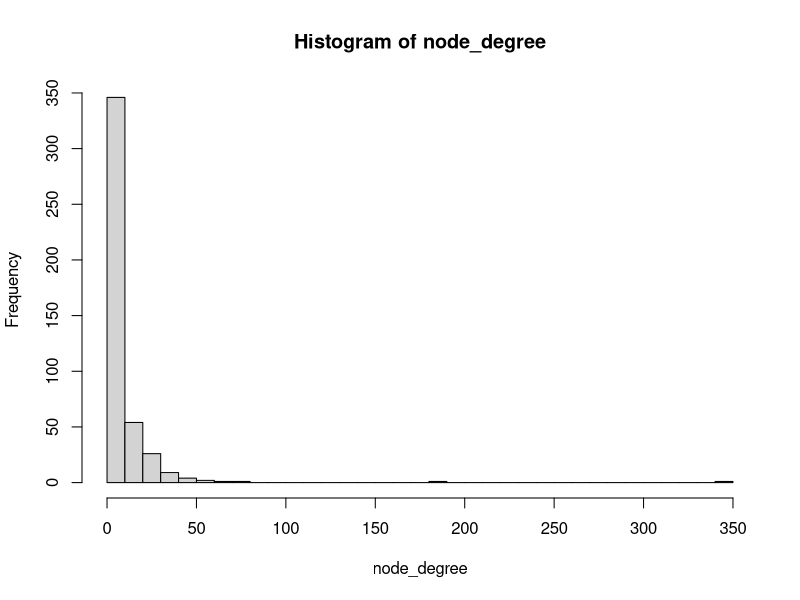
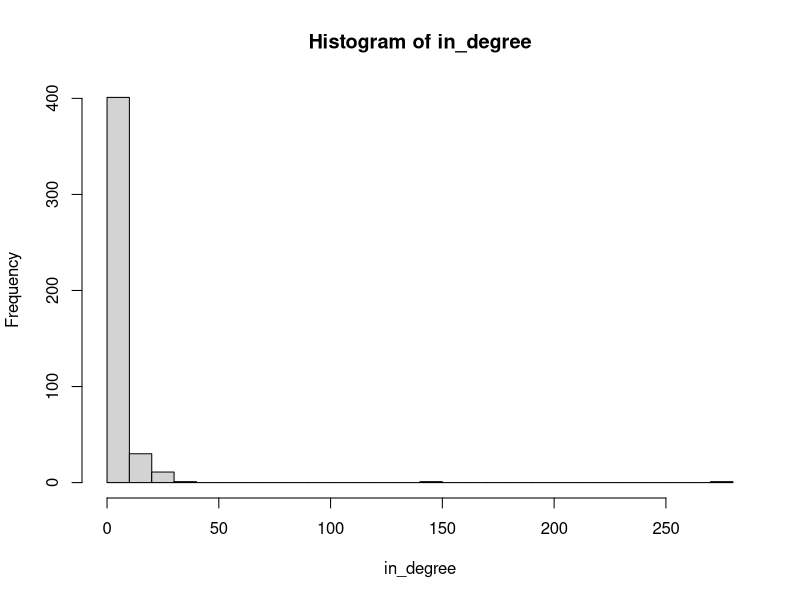
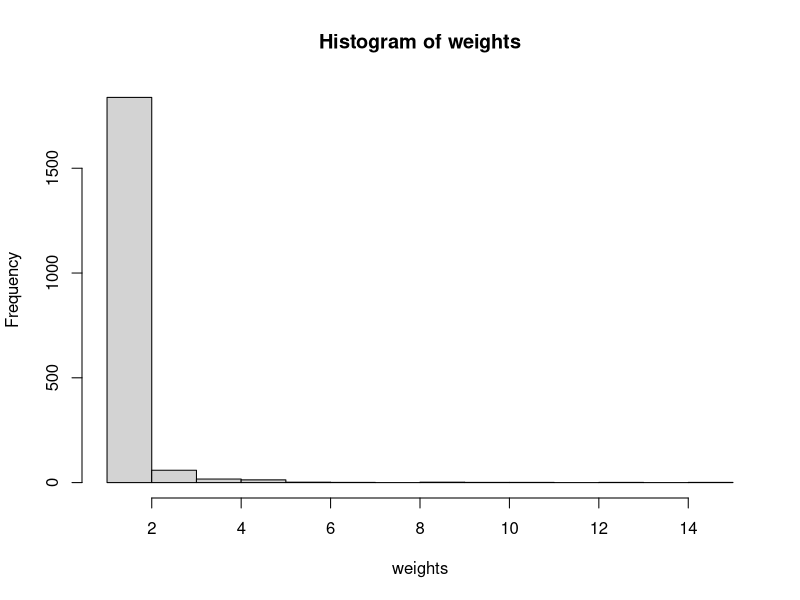
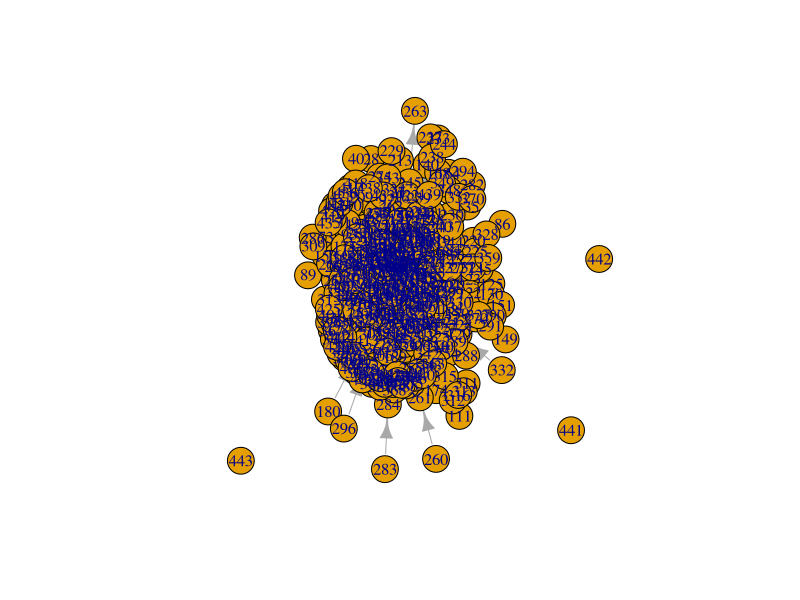
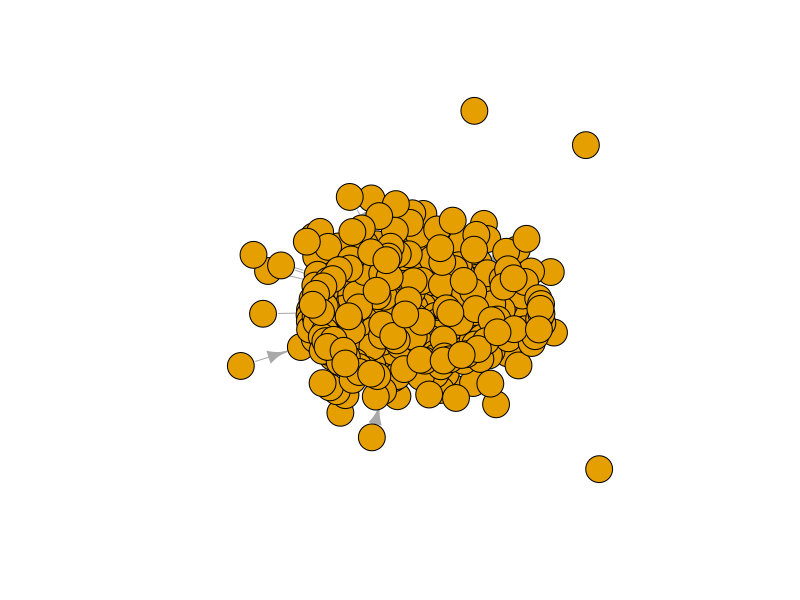
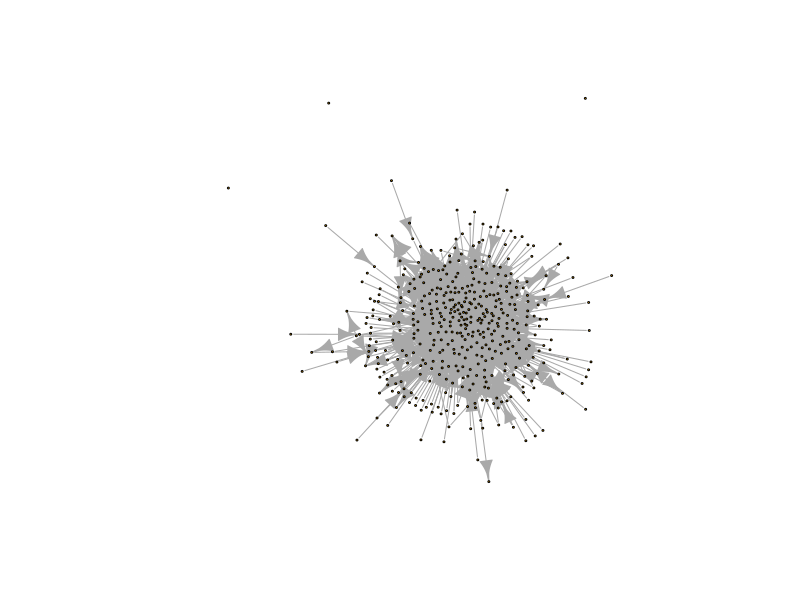
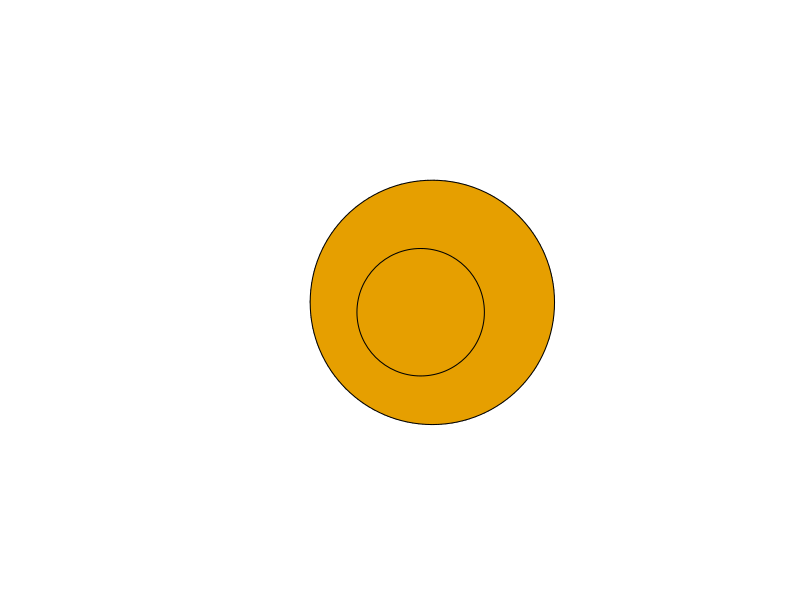
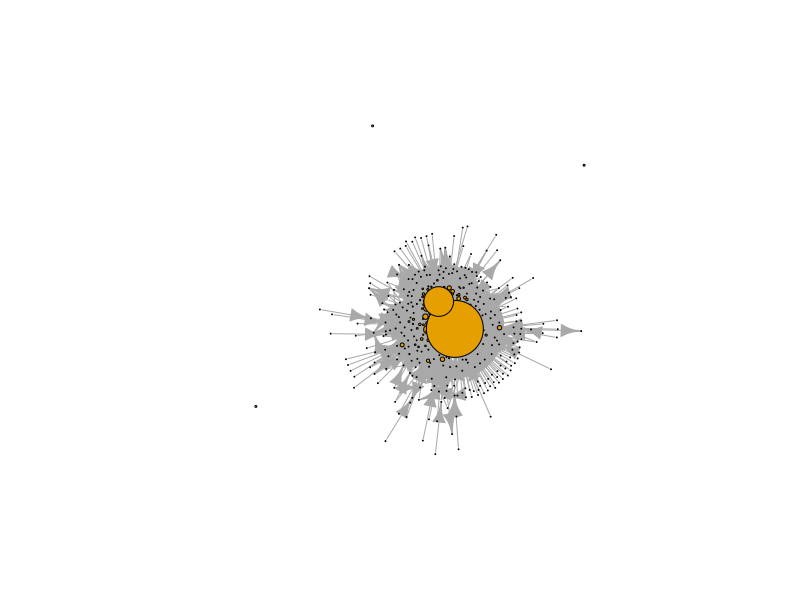

R code for these plots, in order:
## ---- chunk 1
knitr::opts_chunk$set(echo = TRUE)
## ---- chunk 2
library(tidyverse)
## ---- chunk 3
library(igraph)
## ---- chunk 4
ties <- read_csv("data/dlt1-edgelist.csv", 
                 col_types = cols(Sender = col_character(), 
                                  Receiver = col_character(), 
                                  `Category Text` = col_skip(), 
                                  `Comment ID` = col_character(), 
                                  `Discussion ID` = col_character()))

ties
## ---- chunk 5
actors <- read_csv("data/dlt1-nodes.csv", 
                   col_types = cols(UID = col_character(), 
                                    Facilitator = col_character(), 
                                    expert = col_character(), 
                                    connect = col_character()))
## ---- chunk 6

## ---- chunk 7
network <- graph_from_data_frame(d = ties, 
                                 vertices = actors, 
                                 directed = T) 

network
## ---- chunk 8
simple_network <- simplify(network, remove.loops = TRUE) 

simple_network
## ---- chunk 9
edge_weights <- count(ties, Sender, Receiver)

edge_weights
## ---- chunk 10
E(network)$weight <- 1  
## ---- chunk 11
network
## ---- chunk 12
weighted_network <- simplify(network,
                             edge.attr.comb = list(weight="sum")
                             )
## ---- chunk 13
node_degree <- degree(weighted_network, mode = "all")
## ---- chunk 14
hist(node_degree, breaks = 30)
## ---- chunk 15
mean(node_degree)
median(node_degree)
## ---- chunk 16
in_degree <- degree(weighted_network, mode="in")

hist(in_degree, breaks = 30)
mean(in_degree)
median(in_degree)
## ---- chunk 17

## ---- chunk 18
weights <- E(weighted_network)$weight

hist(weights, breaks = 10)
mean(weights)
median(weights)

## ---- chunk 19

## ---- chunk 20
plot(weighted_network)

## ---- chunk 21
plot(weighted_network,
     vertex.label = NA)
## ---- chunk 22
plot(weighted_network,
     vertex.label = NA,
     vertex.size = 1)
## ---- chunk 23
plot(weighted_network,
     vertex.label = NA,
     vertex.size = node_degree)
## ---- chunk 24
plot(weighted_network,
     vertex.label = NA,
     vertex.size = node_degree/10)
## ---- chunk 25
plot(weighted_network,
     vertex.label = NA,
     vertex.size = node_degree*.1,
     edge.arrow.size = .04)
## ---- chunk 26
plot(weighted_network,
     vertex.label = NA,
     vertex.size = node_degree*.05,
     edge.arrow.size = .04,
     edge.width = .2)
## ---- chunk 27
plot(weighted_network,
     vertex.label = NA,
     vertex.size = node_degree*.1,
     edge.arrow.size = .04,
     edge.width = E(weighted_network)$weight)
## ---- chunk 28
plot(weighted_network,
     vertex.label = NA,
     vertex.size = node_degree*.05,
     edge.arrow.size = .05,
     edge.width = E(weighted_network)$weight/5)
## ---- chunk 29
plot(weighted_network,
     vertex.label = NA,
     vertex.size = node_degree*.05,
     edge.arrow.size = .05,
     edge.width = E(weighted_network)$weight/5,
     layout = layout_with_fr)
## ---- chunk 30

plot(weighted_network,
     vertex.label = NA,
     vertex.size = node_degree*.05,
     edge.arrow.size = .05,
     edge.width = E(weighted_network)$weight/5,
     layout = layout_in_circle)

## ---- chunk 31
plot(weighted_network,
     vertex.label = NA,
     vertex.size = node_degree*.05,
     edge.arrow.size = .05,
     edge.width = E(weighted_network)$weight/5,
     layout = layout_with_fr)
